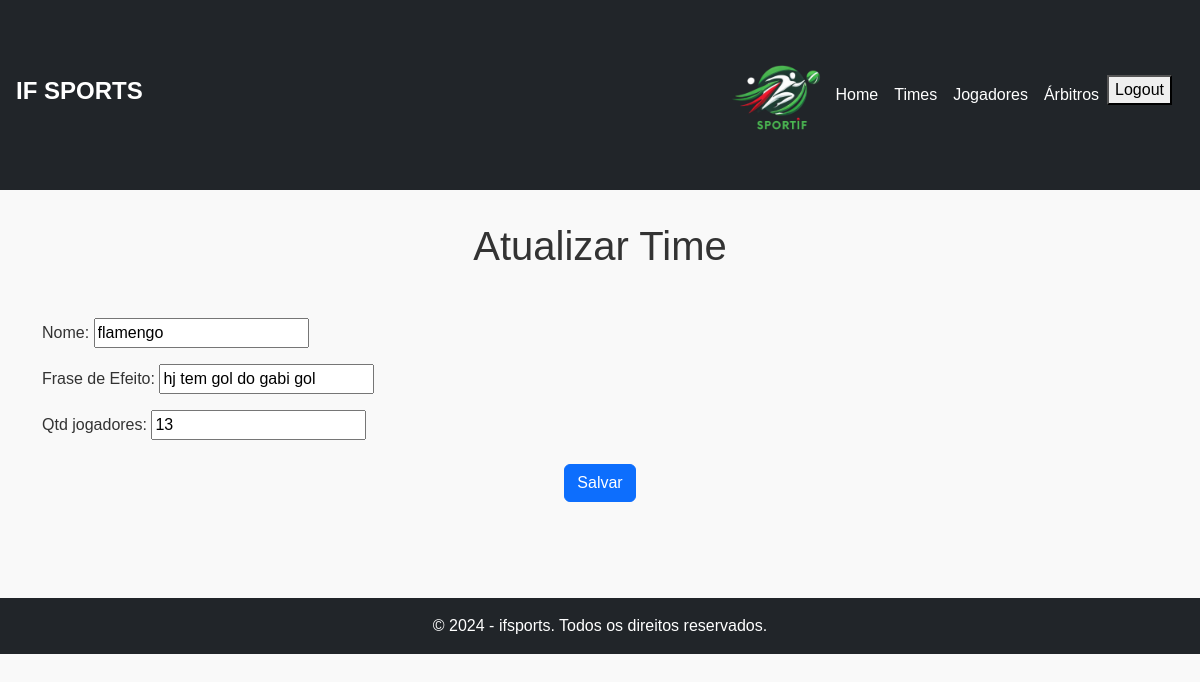
Screenshot of /cadastros/editar/time/3/ (signed in) with the database file from the repository.
### cadastros/models.py (models this page shows, shortened)
class Time(models.Model):
    nome = models.CharField(max_length=100, unique=True)
    frase_efeito = models.CharField(max_length=100, verbose_name='Frase de Efeito')
    qtd_jogadores = models.IntegerField()
    created_at = models.DateTimeField(default=timezone.now, verbose_name="Data de Criação")
    updated_at = models.DateTimeField(default=timezone.now, verbose_name="Data de Atualização")

### cadastros/views.py (the view)
# urls.py: path('editar/time/<int:pk>/', TimeUpdate.as_view(), name='editar-time'),
class TimeUpdate(GroupRequiredMixin, UpdateView):
    model = Time
    fields = ['nome', 'frase_efeito', 'qtd_jogadores']
    template_name = 'form.html'
    success_url = reverse_lazy('listar-times')
    def get_context_data(self, **kwargs):
        context = super().get_context_data(**kwargs)
        context['Titulo'] = 'Atualizar Time'
        return context

### cadastros/views.py (called while the page is built)
    def dispatch(self, request, *args, **kwargs):
        if self.group_required:
            group = Group.objects.get(name=self.group_required)
            if not request.user.groups.filter(name=group.name).exists():
                return HttpResponseForbidden("Você não tem permissão para acessar esta página.")
        return super().dispatch(request, *args, **kwargs)

### cadastros/templates/form.html (shortened to what this page needs)
{% extends 'modelo.html' %}
{% block content %}
<h1 class="text-center mb-5">{{ Titulo }}</h1>
<form method="POST" class="form-container">
    <div class="form-group mb-3">
        {{ form.as_p }}
    </div>
    <div class="form-actions text-center mt-4">
        <button type="submit" class="btn btn-primary">Salvar</button>
    </div>
</form>
{% endblock %}

### static/css/meu.css (style rules this page uses)
body { margin: 0; font-family: Arial, sans-serif; background-color: #f9f9f9; color: #333; }

### rows the page displays
Time: nome "flamengo", frase_efeito "hj tem gol do gabi gol", qtd_jogadores "13"

### other values shown
{{ Titulo }} "Atualizar Time"
